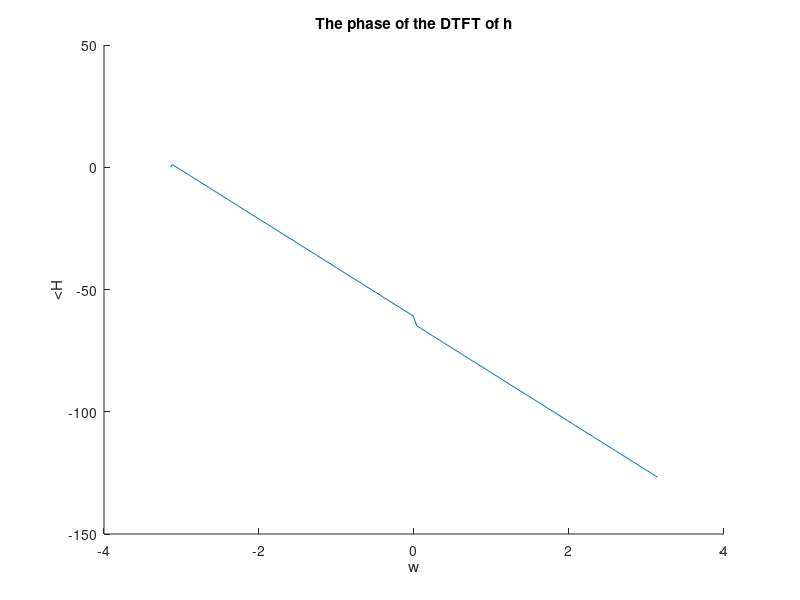

The MATLAB script that drew this image:
%{
% Part1.m
% Author: Charles Yang
% Signal&System 7.1(a)(b)(c)(d)
%% (a)(b)
N=8192;
T=1/N;
n=0:N-1;
t=n*T;
cps0=1000;
ohm0=2*pi*cps0;
x=sin(ohm0*t);
figure;
subplot(211)
stem(n(1:50),x(1:50));
subplot(212)
plot(t(1:50),x(1:50));
%% (c)
[X,f]=ctfts(x,T);
Xr=roff(X);
figure;
subplot(211)
plot(f,abs(Xr));
subplot(212)
plot(f,angle(Xr));
%% (d)
cps1=1500;
ohm1=2*pi*cps1;
x1=sin(ohm1*t);
[X1,~]=ctfts(x1,T);
X1r=roff(X1);
cps2=2000;
ohm2=2*pi*cps2;
x2=sin(ohm2*t);
[X2,f]=ctfts(x2,T);
X2r=roff(X2);
figure;
subplot(211);stem(n(1:50),x1(1:50));
subplot(212);stem(n(1:50),x2(1:50));
figure;
subplot(221);plot(f,abs(X1r));
subplot(222);plot(f,angle(X1r));
subplot(223);plot(f,abs(X2r));
subplot(224);plot(f,angle(X2r));
%% Round Function
function ro=roff(x)
n=4;
N=10^n;
ro=(round(x*N))/N;
end



%% problem d
    %a=20;
    %n=128;
    %w=[-pi:pi/n:pi-pi/n];
    %H=1j*[ones(1,n) -ones(1,n)];
    %Ha=exp(-1j*a*w).*H;
    %ha=fftshift(ifft(Ha));
    %nd=[0:40];
    %figure;
    %stem(nd,ha(1:41));
    
    
    
    
    
    
    %Name: Matlab: Signals and Systems Lab 7th
%Auther: Changgang Zheng
%Student Number UESTC:2016200302027
%Student Number UoG:2289258z
%Institution: Glasgow College UESCT
%Question: 8.1 (c)(d)(e) (i)-(n) 

function  problem_2nd
    %% problem c
    
    
    
    %% problem d
    %{
    a=20;
    H2=[1j*ones(1,40) -1j*ones(1,41)];
    w2=linspace(-pi,pi,81);
    ha2=fftshift(ifft(ifftshift(H2.*exp(-1j.*a.*w2))));
    h2=fftshift(ifft(ifftshift(H2)));
    figure;
    stem([0:40],h2(20:60));
    figure;
    stem([0:40],ha2(20:60));
    h=h2(20:60);
    %}
    
    a=20;
    n=linspace(0.00000001,40,41);
    h=(1-cos(pi*(n-a)))./(pi*(n-a));
    figure;
    stem(n,h);
    
    %% problem e
    w=linspace(-pi,pi,256);
    H=fftshift(fft(h,256));
    Hp=unwrap(abs(H));
    
    figure;
    subplot(311);
    plot(w,Hp);
    subplot(312);
    plot(w,abs(H));  
    subplot(313);
    plot(w,angle(H));
    
    %% problem i
    wc=pi/2;
    N=65;
    n=linspace(0.000000001,64,N);
    x=(sin(pi.*(n-32)./4))./(pi.*(n-32)./4);
    X=fftshift(fft(x,256));
    figure;
    subplot(311);
    plot(w,X);
    title('graph of X[w]');
    xlabel('w');                                    % name the label of x-axis 
    ylabel('graph of X[w]');  
    subplot(312);
    plot(w,abs(X));
    title('graph of |X[w]|');
    xlabel('w');                                    % name the label of x-axis 
    ylabel('|X[w]|');  
    subplot(313);
    plot(w,angle(X));
    title('angle of X[w]');
    xlabel('w');                                    % name the label of x-axis 
    ylabel('angle of X[w]');  
    
    figure;
    plot(n,x);
    
    %% problem j
   
    x1=x.*cos(wc.*n);
    X1=fftshift(fft(x1,256));
    
    figure;
    subplot(311);
    plot(w,X1);
    title('graph of X1[w]');
    xlabel('w');                                    % name the label of x-axis 
    ylabel('X1[w]');  
    subplot(312);
    plot(w,abs(X1));
    title('graph of X1[w]');
    xlabel('w');                                    % name the label of x-axis 
    ylabel('X1[w]');  
    subplot(313);
    plot(w,angle(X1));
    title('graph of X1[w]');
    xlabel('w');                                    % name the label of x-axis 
    ylabel('X1[w]');  
    
    %% problem k

    %h=(1-cos(pi*linspace(0.00000001,40,41)))./(pi*linspace(0.00000001,40,41));
    xh=conv(h,x);
    figure;
    plot(n,xh(21:85));
    %% problem l
    Xh=fftshift(fft(xh(21:85),256));
    figure;
    subplot(311);
    plot(w,Xh);
    title('graph of Xh[w]');
    xlabel('w');                                    % name the label of x-axis 
    ylabel('Xh[w]');  
    subplot(312);
    plot(w,abs(Xh));
    title('graph of |Xh[w]|');
    xlabel('w');                                    % name the label of x-axis 
    ylabel('|Xh[w]|');           
    subplot(313);
    plot(w,angle(Xh));
    title('angle of Xh[w]');
    xlabel('w');                                    % name the label of x-axis 
    ylabel('angle of Xh[w]');           
    %% problem m
    x2=xh(21:85).*sin(wc.*[20:84]);
    X2=fftshift(fft(x2,256));
    figure;
    subplot(311);
    plot(w,X2);
    title('graph of X2[w]');
    xlabel('w');                                    % name the label of x-axis 
    ylabel('X2[w]'); 
    subplot(312);
    plot(w,abs(X2));
    title('graph of |X2[w]|');
    xlabel('w');                                    % name the label of x-axis 
    ylabel('|X2[w]|');
    subplot(313);
    plot(w,angle(X2));
    title('angle of X2[w]');
    xlabel('w');                                    % name the label of x-axis 
    ylabel('angle f X2[w]');  
    %% problem n
    y=x1+x2;
    Y=fftshift(fft(y,256));
    
    figure;
    subplot(311);
    plot(w,Y);
    title('graph of Y[w]');
    xlabel('w');                                    % name the label of x-axis 
    ylabel('Y[w]'); 
    subplot(312);
    plot(w,abs(Y));
    title('graph of |Y[w]|');
    xlabel('w');                                    % name the label of x-axis 
    ylabel('|Y[w]|');
    subplot(313);
    plot(w,angle(Y));
    title('angle of Y[w]');
    xlabel('w');                                    % name the label of x-axis 
    ylabel('angle of Y[w]');  
    %}
    %% 
    for n=[0:40] 
        h(n+1)=(1-cos((n-20)*pi))./(pi*(n-20));
    end
    %figure(1);
    %stem([0:40],h)
    title('The samples in h versus n')
    ylabel('h')
    xlabel('n')
    h(21)=0;
    %Problem 8.1(e)
    w=[-pi:2*pi/255:pi];
    Y=fft(h(1:41),256);
    
   
    Y_p=angle(Y);
    Y_p=fftshift(Y_p);
    Y_p=unwrap(Y_p);
    hold on;
    %figure(3);
    plot(w,Y_p)
    title('The phase of the DTFT of h')
    ylabel('<H')
    xlabel('w')

    %%